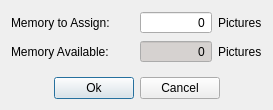
<?xml version="1.0" encoding="UTF-8"?>
<ui version="4.0">
 <class>MemoryManager</class>
 <widget class="QDialog" name="MemoryManager">
  <property name="windowModality">
   <enum>Qt::NonModal</enum>
  </property>
  <property name="geometry">
   <rect>
    <x>0</x>
    <y>0</y>
    <width>273</width>
    <height>110</height>
   </rect>
  </property>
  <property name="sizePolicy">
   <sizepolicy hsizetype="Minimum" vsizetype="Minimum">
    <horstretch>0</horstretch>
    <verstretch>0</verstretch>
   </sizepolicy>
  </property>
  <property name="minimumSize">
   <size>
    <width>200</width>
    <height>70</height>
   </size>
  </property>
  <property name="windowTitle">
   <string>Mem. Manager</string>
  </property>
  <property name="windowIcon">
   <iconset resource="qt_pco_camera.qrc">
    <normaloff>:/Resources/PCOApp.ico</normaloff>:/Resources/PCOApp.ico</iconset>
  </property>
  <property name="modal">
   <bool>true</bool>
  </property>
  <layout class="QVBoxLayout" name="verticalLayout_2">
   <item>
    <layout class="QGridLayout" name="gridLayout">
     <item row="1" column="0">
      <widget class="QLabel" name="AvailableLabel">
       <property name="minimumSize">
        <size>
         <width>111</width>
         <height>23</height>
        </size>
       </property>
       <property name="text">
        <string>Memory Available:</string>
       </property>
      </widget>
     </item>
     <item row="0" column="2">
      <widget class="QSpinBox" name="Input">
       <property name="minimumSize">
        <size>
         <width>72</width>
         <height>22</height>
        </size>
       </property>
       <property name="alignment">
        <set>Qt::AlignRight|Qt::AlignTrailing|Qt::AlignVCenter</set>
       </property>
       <property name="buttonSymbols">
        <enum>QAbstractSpinBox::NoButtons</enum>
       </property>
       <property name="maximum">
        <number>5000</number>
       </property>
      </widget>
     </item>
     <item row="1" column="2">
      <widget class="QSpinBox" name="AvailableDisplay">
       <property name="minimumSize">
        <size>
         <width>72</width>
         <height>22</height>
        </size>
       </property>
       <property name="palette">
        <palette>
         <active>
          <colorrole role="Base">
           <brush brushstyle="SolidPattern">
            <color alpha="255">
             <red>214</red>
             <green>210</green>
             <blue>208</blue>
            </color>
           </brush>
          </colorrole>
         </active>
         <inactive>
          <colorrole role="Base">
           <brush brushstyle="SolidPattern">
            <color alpha="255">
             <red>214</red>
             <green>210</green>
             <blue>208</blue>
            </color>
           </brush>
          </colorrole>
         </inactive>
         <disabled>
          <colorrole role="Base">
           <brush brushstyle="SolidPattern">
            <color alpha="255">
             <red>255</red>
             <green>255</green>
             <blue>255</blue>
            </color>
           </brush>
          </colorrole>
         </disabled>
        </palette>
       </property>
       <property name="contextMenuPolicy">
        <enum>Qt::PreventContextMenu</enum>
       </property>
       <property name="acceptDrops">
        <bool>false</bool>
       </property>
       <property name="autoFillBackground">
        <bool>true</bool>
       </property>
       <property name="alignment">
        <set>Qt::AlignRight|Qt::AlignTrailing|Qt::AlignVCenter</set>
       </property>
       <property name="readOnly">
        <bool>true</bool>
       </property>
       <property name="buttonSymbols">
        <enum>QAbstractSpinBox::NoButtons</enum>
       </property>
       <property name="maximum">
        <number>999999999</number>
       </property>
      </widget>
     </item>
     <item row="0" column="0">
      <widget class="QLabel" name="InputLabel">
       <property name="sizePolicy">
        <sizepolicy hsizetype="Preferred" vsizetype="Preferred">
         <horstretch>0</horstretch>
         <verstretch>0</verstretch>
        </sizepolicy>
       </property>
       <property name="minimumSize">
        <size>
         <width>114</width>
         <height>23</height>
        </size>
       </property>
       <property name="text">
        <string>Memory to Assign:</string>
       </property>
      </widget>
     </item>
     <item row="0" column="1" rowspan="2">
      <spacer name="horizontalSpacer_3">
       <property name="orientation">
        <enum>Qt::Horizontal</enum>
       </property>
       <property name="sizeHint" stdset="0">
        <size>
         <width>40</width>
         <height>20</height>
        </size>
       </property>
      </spacer>
     </item>
     <item row="0" column="3">
      <widget class="QLabel" name="label">
       <property name="text">
        <string>Pictures</string>
       </property>
      </widget>
     </item>
     <item row="1" column="3">
      <widget class="QLabel" name="label_2">
       <property name="text">
        <string>Pictures</string>
       </property>
      </widget>
     </item>
    </layout>
   </item>
   <item>
    <spacer name="verticalSpacer">
     <property name="orientation">
      <enum>Qt::Vertical</enum>
     </property>
     <property name="sizeHint" stdset="0">
      <size>
       <width>20</width>
       <height>40</height>
      </size>
     </property>
    </spacer>
   </item>
   <item>
    <layout class="QHBoxLayout" name="horizontalLayout_2">
     <item>
      <spacer name="horizontalSpacer">
       <property name="orientation">
        <enum>Qt::Horizontal</enum>
       </property>
       <property name="sizeHint" stdset="0">
        <size>
         <width>40</width>
         <height>20</height>
        </size>
       </property>
      </spacer>
     </item>
     <item>
      <widget class="QPushButton" name="GrabOk">
       <property name="text">
        <string>Ok</string>
       </property>
      </widget>
     </item>
     <item>
      <widget class="QPushButton" name="GrabCancel">
       <property name="text">
        <string>Cancel</string>
       </property>
      </widget>
     </item>
     <item>
      <spacer name="horizontalSpacer_2">
       <property name="orientation">
        <enum>Qt::Horizontal</enum>
       </property>
       <property name="sizeHint" stdset="0">
        <size>
         <width>40</width>
         <height>20</height>
        </size>
       </property>
      </spacer>
     </item>
    </layout>
   </item>
  </layout>
 </widget>
 <layoutdefault spacing="6" margin="11"/>
 <resources>
  <include location="qt_pco_camera.qrc"/>
 </resources>
 <connections>
  <connection>
   <sender>GrabCancel</sender>
   <signal>clicked()</signal>
   <receiver>MemoryManager</receiver>
   <slot>reject()</slot>
   <hints>
    <hint type="sourcelabel">
     <x>137</x>
     <y>73</y>
    </hint>
    <hint type="destinationlabel">
     <x>197</x>
     <y>62</y>
    </hint>
   </hints>
  </connection>
  <connection>
   <sender>GrabOk</sender>
   <signal>clicked()</signal>
   <receiver>MemoryManager</receiver>
   <slot>accept()</slot>
   <hints>
    <hint type="sourcelabel">
     <x>25</x>
     <y>83</y>
    </hint>
    <hint type="destinationlabel">
     <x>11</x>
     <y>63</y>
    </hint>
   </hints>
  </connection>
 </connections>
</ui>
